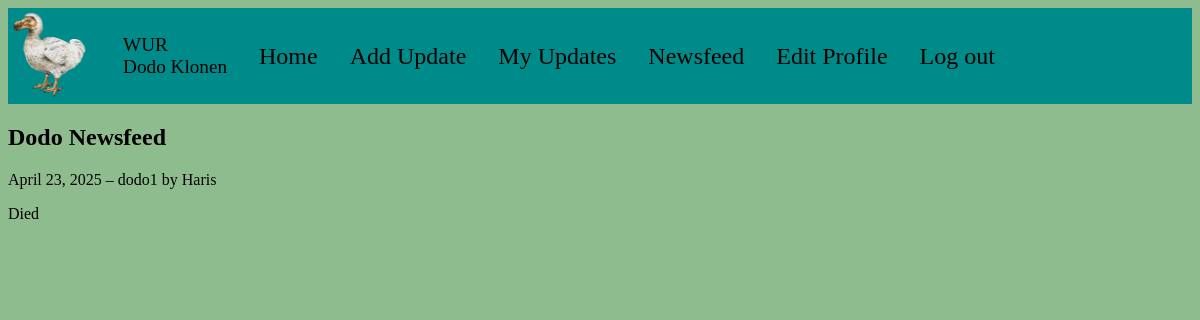
Page /newsfeed/ (signed in) on the earlier database version.
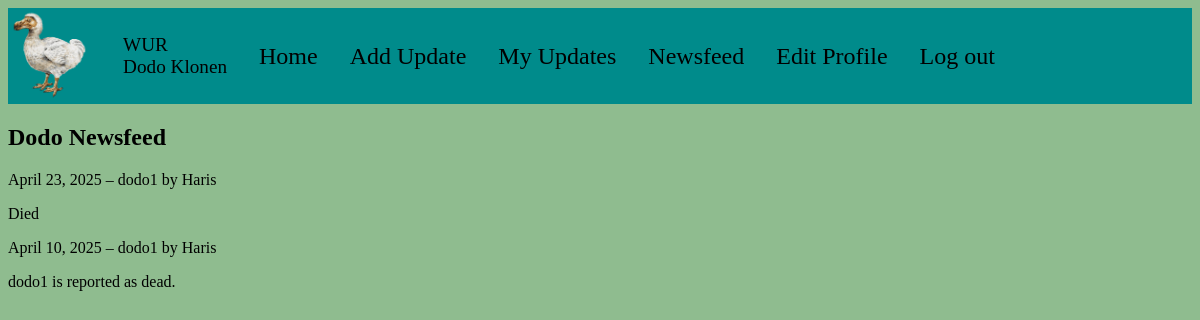
Same page on the later database version.
### base/models.py (models this page shows, shortened)
class Update(models.Model):
    dodo = models.ForeignKey(Dodo, on_delete=models.CASCADE)
    user = models.ForeignKey(User, on_delete=models.CASCADE)
    date = models.DateField(blank=False,)
    description = models.TextField()

class Dodo(models.Model):
    name = models.CharField(max_length=100)
    date_of_birth = models.DateField(null=True, blank=True)
    alive = models.BooleanField(default=True)
    dead_approved = models.BooleanField(default=False)
    dead_approved_by = models.ForeignKey(User, on_delete=models.CASCADE,
                                         related_name='approved_by', null=True, blank=True)

### base/views.py (the view)
# urls.py: path("newsfeed/", views.newsfeed, name="newsfeed"),
@login_required
def newsfeed(request):
    updates = Update.objects.all().order_by("-date")
    return render(request, "base/newsfeed.html", {"updates": updates})

### base/templates/base/newsfeed.html
{% extends 'base/base.html' %}
{% block content %}
<div>
  <h2>Dodo Newsfeed</h2>
  {% for update in updates %}
    <div>
      {{ update.date }} – {{ update.dodo.name }} by {{ update.user.username }}
      <p>{{ update.description }}</p>
    </div>
  {% empty %}
    <p>No updates yet.</p>
  {% endfor %}
</div>
{% endblock %}

### base/templates/base/base.html (shortened to what this page needs)
{% load static %}
<!DOCTYPE html>
<html lang="en">
<head>
    <link rel="stylesheet" href="{% static 'base/css/styles.css'%}">
</head>
<body>
    {% include "base/menu.html" %}
    <div class="content">
        {% block content %}{% endblock content %}
    </div>
    <br>
    <br>
    <br>
</body>
</html>

### base/templates/base/menu.html (shortened to what this page needs)
{% load static %}
{% block content %}
    <div class="balk">
        <img class = "plaatje" src="{% static "base/img/dodo.png"%}" alt="TEKST">
        <div class="naam">WUR<br>Dodo Klonen</div>
        <a class ="url_menu" href="{% url "index"%}">Home</a>
        {% if user.is_authenticated %}
            <a class="url_menu" href="{% url 'add_update' %}">Add Update</a>
            <a class="url_menu" href="{% url 'my_updates' %}">My Updates</a>
            <a class="url_menu" href="{% url 'newsfeed' %}">Newsfeed</a>
            <a class="url_menu" href="{% url 'edit_profile' %}">Edit Profile</a>
            <a class ="url_menu" href="{% url 'logout_user'%}"> Log out</a>
        {% else %}
            <a class ="url_menu" href="{% url 'register'%}"> Register</a>
            <a class ="url_menu" href="{% url 'login' %}"> Login</a>
        {% endif %}
    </div>
{% endblock content %}

### base/static/base/css/styles.css (style rules this page uses)
body { background-color:darkseagreen; }
img { width: 26rem; }
.balk { display: flex; height: 6rem; background-color: darkcyan; gap: 2rem; align-items: center; font-size: 1.5rem; }
.plaatje { height: 6.3rem; width: auto; }
.naam { font-size: 1.2rem; }
.balk a { text-decoration: none; color: black; }

Differences in the rows shown:
added Update: date "April 10, 2025", dodo.name "dodo1", user.username "Haris", description "dodo1 is reported as dead."
